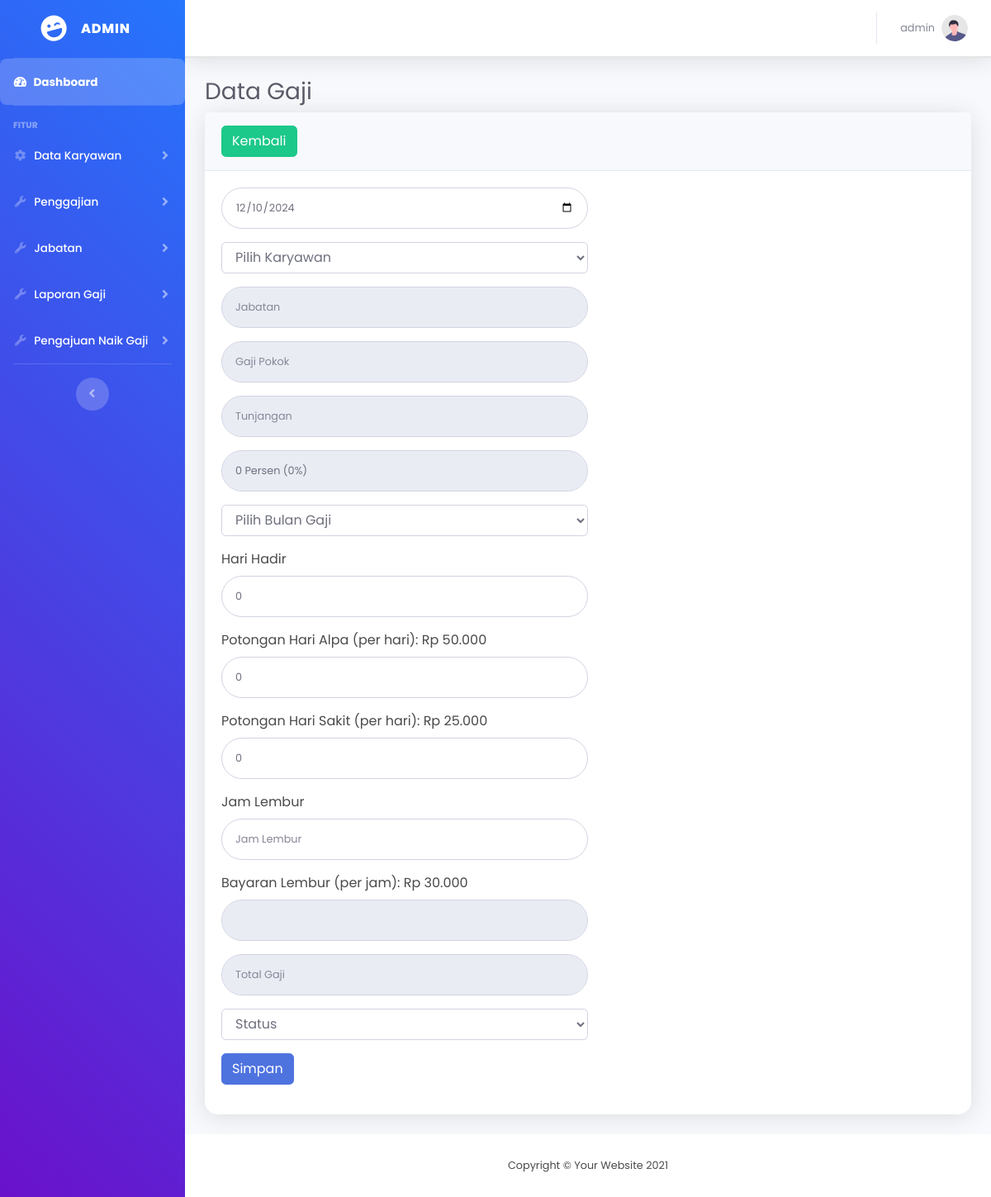
Before: /admin/tambahgaji.php (signed in) with the older database file.
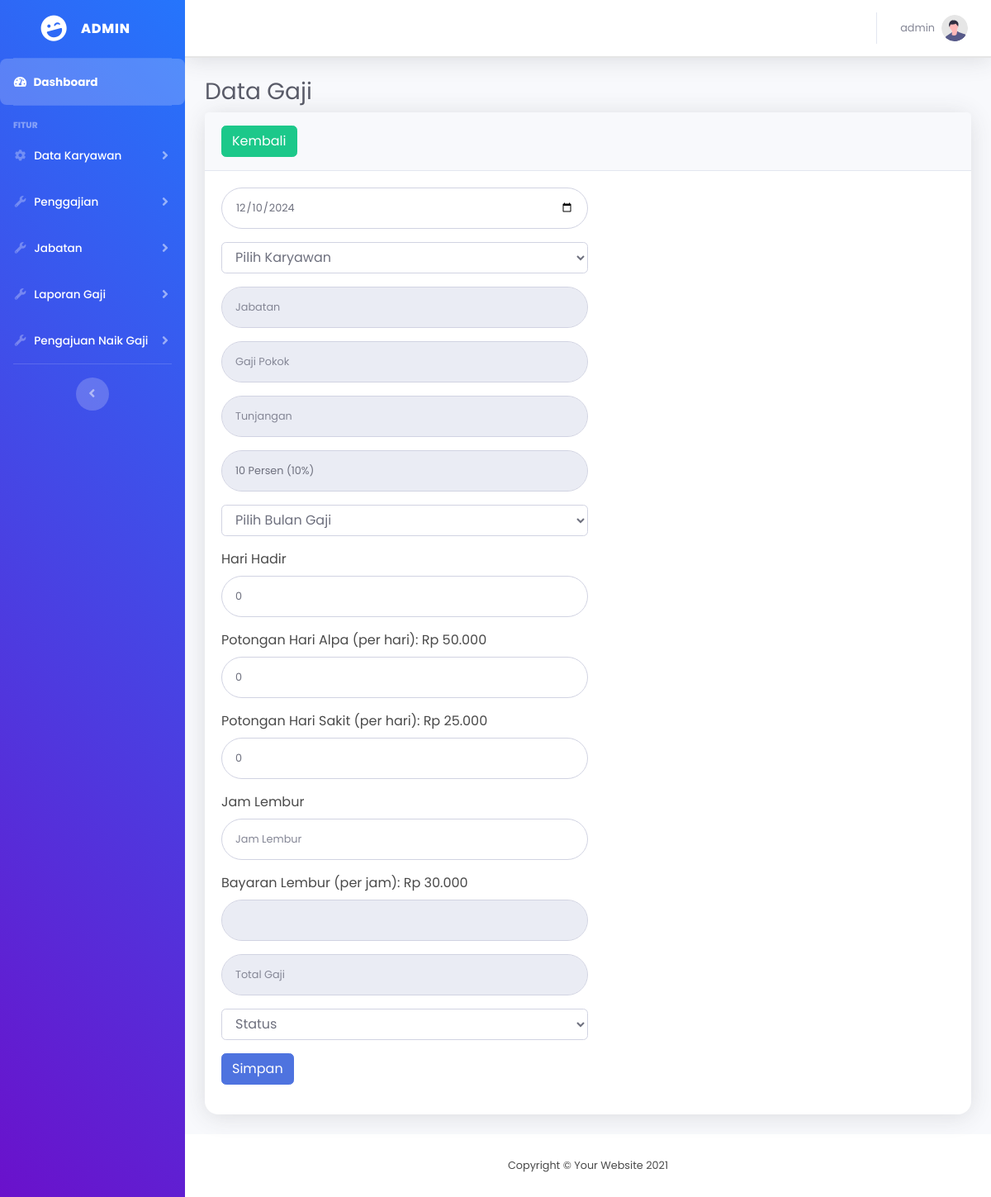
After: the same page with the newer database file.
### tables this page shows
CREATE TABLE `pajak` (
  `id` int(11) NOT NULL,
  `pajak` decimal(10,0) NOT NULL
);

### admin/tambahgaji.php (the view, shortened to what the changed rows need)
<?php
include '../koneksi.php';
?>
<!DOCTYPE html>
<html lang="en">
<head>
    <link href="../assets/vendor/fontawesome-free/css/all.min.css" rel="stylesheet" type="text/css">
    <link href="../assets/css/sb-admin-2.min.css" rel="stylesheet">
</head>
<body id="page-top">
    <div id="wrapper">
        <div id="content-wrapper" class="d-flex flex-column">
            <div id="content">
                <div class="container-fluid">
                    <h1 class="h3 mb-2 text-gray-800">Data Gaji</h1>
                    <div class="card shadow mb-4">
                        <div class="card-body">
                            <form method="post" class="user" enctype="multipart/form-data">
                                <?php
                                $query_pajak = mysqli_query($koneksi, 'SELECT * FROM pajak LIMIT 1');
                                $data_pajak = mysqli_fetch_assoc($query_pajak);
                                $nilai_pajak = isset($data_pajak['pajak']) ? $data_pajak['pajak'] : 0;
                                ?>
                                <div class="form-group">
                                    <input type="text" class="form-control form-control-user col-6"
                                        placeholder="Potongan"
                                        value="<?= $nilai_pajak ?> Persen (<?= $nilai_pajak ?>%)" readonly>
                                </div>
                            </form>
                        </div>
                    </div>
                </div>
            </div>
        </div>
    </div>
</body>
</html>

Changed rows visible on the page:
added pajak: pajak "10 Persen (10%)"
Other visible differences:
form field value: "0 Persen (0%)" → (not shown)
